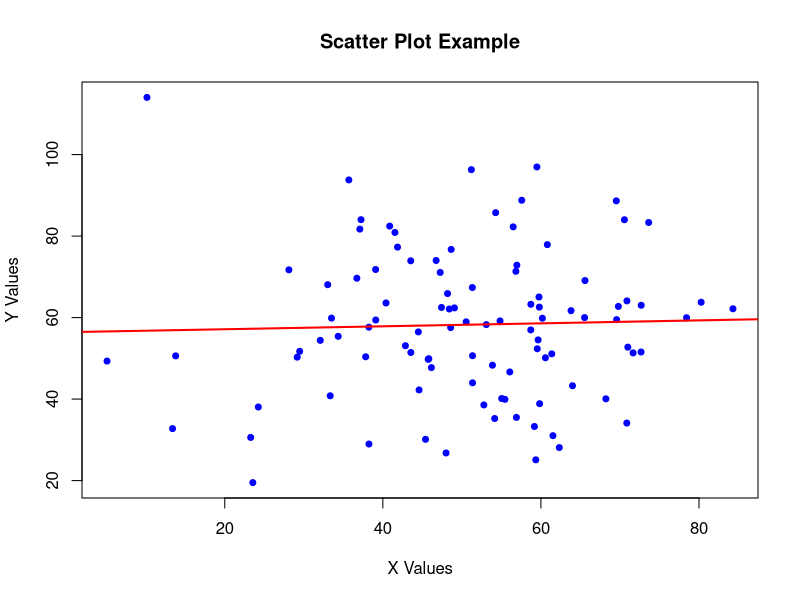
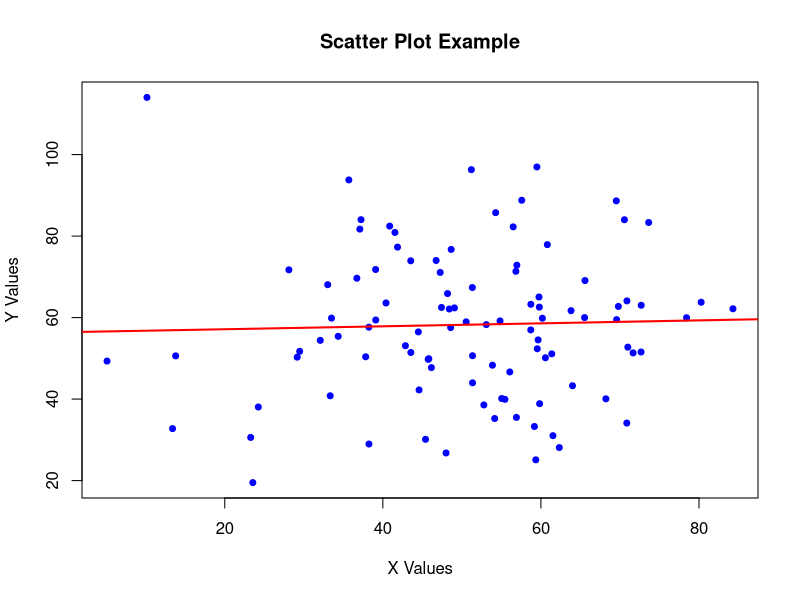

R code for these plots, in order:
# R script to create a scatter plot and save it with a random filename
# Generate some sample data
set.seed(42)  # for reproducible results
x <- rnorm(100, mean=50, sd=15)
y <- rnorm(100, mean=60, sd=20)

# Create a scatter plot
plot(x, y, 
     main="Scatter Plot Example",
     xlab="X Values",
     ylab="Y Values",
     pch=19,  # solid circles
     col="blue",
     cex=0.8)  # size of points

# Add a trend line
abline(lm(y ~ x), col="red", lwd=2)

# Generate a random filename
random_name <- paste0("scatter_plot_", sample(1000:9999, 1), ".png")

# Save the plot as a PNG file
png(random_name, width=800, height=600)
plot(x, y, 
     main="Scatter Plot Example",
     xlab="X Values",
     ylab="Y Values",
     pch=19,
     col="blue",
     cex=0.8)
abline(lm(y ~ x), col="red", lwd=2)
dev.off()

cat("Scatter plot saved as:", random_name, "\n")
